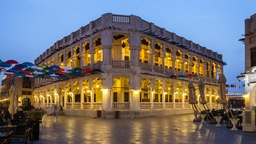
#> input picture week5/souq_hd.jpg, 256 x 144 px, shrunk from 1280 x 720 before the run
$ python image_combiner.py
#> lines starting #> are read from the running program, lines starting #| are printed output that depends on the picture
### week5/ImageWriter.py
import cv2
import random


class IWimage():
    def __init__(self, fn, p):
#> called with fn = 'souq_hd.jpg'
        self.filename = fn
#> self.filename = 'souq_hd.jpg'
        self.windowname = fn+str(random.randint(1, 10))
        self.picShown = False
        self.pic = p
#> self.pic is the input picture: shape (144, 256, 3); mean B, G, R 111.4, 112.9, 116.7
        self.height = 0
        self.width = 0
        self.error = True
        if type(p) != type(None):
            self.error = False
            self.height, self.width, _ = p.shape
#> self.height = 144; self.width = 256
##
# This function loads the image name passed in.
# The function will pass back a reference to the
# picture which needs to be stored for any future processing.
# This function will not show the image


def loadPicture(filename):

    pic = IWimage(filename, cv2.imread(filename, cv2.IMREAD_COLOR))
    if pic.error:
        return None
    return pic

##
# This function shows the image passed in as parameter.


def showPicture(pic):
    if pic == None or type(pic.pic) == type(None):
        return
    cv2.imshow(pic.windowname, pic.pic)
    cv2.waitKey(1)

##
# This function shows the image passed in as parameter.


def updatePicture(pic):
    if pic == None or type(pic.pic) == type(None):
        return
    cv2.imshow(pic.windowname, pic.pic)
    cv2.waitKey(1)

##
# This function returns the width of the picture as an integer.


def getWidth(pic):
    if pic == None:
        return 0
    return pic.width

##
# This function returns the height of the picture as an integer.


def getHeight(pic):
    if pic == None:
        return 0
    return pic.height


##
# This function returns the color at location x, y of the picture.
# The color is returned as a list of three values
# representing the red, green, and blue component of the color.
def getColor(pic, x, y):
    if pic == None or type(pic.pic) == type(None):
        return None
    if getHeight(pic) > y and getWidth(pic) > x:
        cl = pic.pic[y][x]
        return [int(cl[2]), int(cl[1]), int(cl[0])]
    else:
        return None
##
# Sets the color of the location x, y to color passed in.
# The color is a list of three elements representing the
# red, green, and blue component of the color


def setColor(pic, x, y, col):
    if pic == None or type(pic.pic) == type(None):
        return
    if (len(col) == 3 and 0 <= col[0] <= 255
        and 0 <= col[1] <= 255 and 0 <= col[2] <= 255
            and getWidth(pic) > x and getHeight(pic) > y):
        temp = col[2]
        col[2] = col[0]
        col[0] = temp
        pic.pic[y][x] = col


##
# This function will save the picture passed in as a file
# using the name passed in the variable filename.
# Make sure that the string filename has the proper
# file extension for an image. File names can have
# extensions "gif", "jpg", "bmp".
# [14 lines left out: functions savePicture, closeWindow, not called in this run]

### week5/image_combiner.py
import ImageWriter

souq = ImageWriter.loadPicture("souq_hd.jpg")
pearl = ImageWriter.loadPicture("pearl_hd.jpg")
#> call 2 of loadPicture, with filename = 'pearl_hd.jpg'
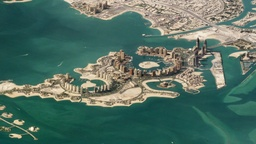
#> input picture week5/pearl_hd.jpg, 256 x 144 px, shrunk from 1280 x 720 before the run
#> in __init__, self.pic is the input picture: shape (144, 256, 3); mean B, G, R 99.7, 111.8, 82.9

ImageWriter.showPicture(souq)

width = ImageWriter.getWidth(souq)
#> width = 256
height = ImageWriter.getHeight(souq)
#> height = 144

for i in range(width):
    for j in range(height):
        souqColors = ImageWriter.getColor(souq, i, j)
        pearlColors = ImageWriter.getColor(pearl, i, j)

        newColors = [0,0,0]
        for k in range(3):
            newColors[k] = (souqColors[k]+pearlColors[k])//2

        ImageWriter.setColor(souq,i,j,newColors)
#> this loop made 256 passes

ImageWriter.updatePicture(souq)
#> in updatePicture, `cv2.imshow(pic.windowname, pic.pic)`:
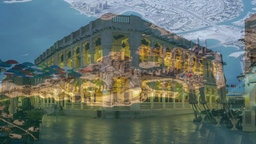
#> window 'souq_hd.jpg7': shape (144, 256, 3); mean B, G, R 105.3, 112.1, 99.5
